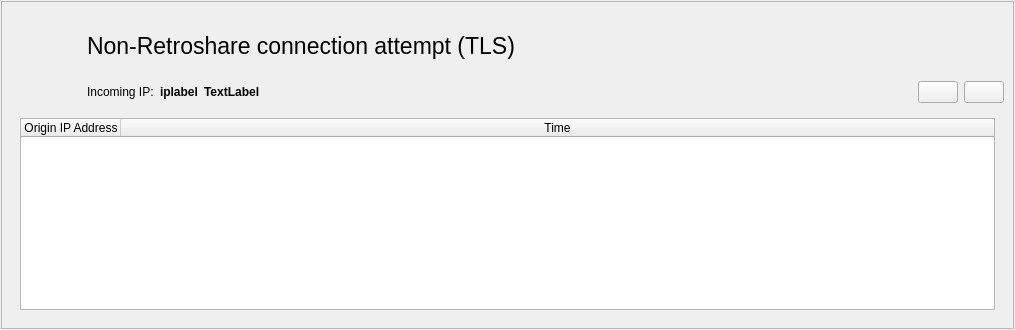
<?xml version="1.0" encoding="UTF-8"?>
<ui version="4.0">
 <class>TLSItem</class>
 <widget class="QWidget" name="TLSItem">
  <property name="geometry">
   <rect>
    <x>0</x>
    <y>0</y>
    <width>1015</width>
    <height>326</height>
   </rect>
  </property>
  <layout class="QGridLayout" name="TLSItem_GL">
   <property name="leftMargin">
    <number>1</number>
   </property>
   <property name="topMargin">
    <number>1</number>
   </property>
   <property name="rightMargin">
    <number>1</number>
   </property>
   <property name="bottomMargin">
    <number>1</number>
   </property>
   <item row="0" column="0">
    <widget class="QFrame" name="feedFrame">
     <property name="sizePolicy">
      <sizepolicy hsizetype="Expanding" vsizetype="Fixed">
       <horstretch>0</horstretch>
       <verstretch>0</verstretch>
      </sizepolicy>
     </property>
     <property name="autoFillBackground">
      <bool>true</bool>
     </property>
     <property name="frameShape">
      <enum>QFrame::StyledPanel</enum>
     </property>
     <property name="frameShadow">
      <enum>QFrame::Raised</enum>
     </property>
     <layout class="QVBoxLayout" name="verticalLayout_2">
      <item>
       <widget class="QFrame" name="header_Frame">
        <property name="sizePolicy">
         <sizepolicy hsizetype="Preferred" vsizetype="MinimumExpanding">
          <horstretch>0</horstretch>
          <verstretch>0</verstretch>
         </sizepolicy>
        </property>
        <layout class="QGridLayout" name="header_Frame_GL">
         <property name="leftMargin">
          <number>0</number>
         </property>
         <property name="topMargin">
          <number>0</number>
         </property>
         <property name="rightMargin">
          <number>0</number>
         </property>
         <property name="bottomMargin">
          <number>0</number>
         </property>
         <property name="verticalSpacing">
          <number>0</number>
         </property>
         <item row="0" column="2">
          <layout class="QHBoxLayout" name="time_HL">
           <item>
            <spacer name="horizontalSpacer">
             <property name="orientation">
              <enum>Qt::Horizontal</enum>
             </property>
             <property name="sizeHint" stdset="0">
              <size>
               <width>40</width>
               <height>20</height>
              </size>
             </property>
            </spacer>
           </item>
          </layout>
         </item>
         <item row="0" column="0">
          <widget class="QLabel" name="label">
           <property name="sizePolicy">
            <sizepolicy hsizetype="Preferred" vsizetype="Preferred">
             <horstretch>0</horstretch>
             <verstretch>0</verstretch>
            </sizepolicy>
           </property>
           <property name="minimumSize">
            <size>
             <width>70</width>
             <height>70</height>
            </size>
           </property>
           <property name="maximumSize">
            <size>
             <width>70</width>
             <height>70</height>
            </size>
           </property>
           <property name="frameShape">
            <enum>QFrame::NoFrame</enum>
           </property>
           <property name="text">
            <string notr="true"/>
           </property>
           <property name="textFormat">
            <enum>Qt::PlainText</enum>
           </property>
           <property name="pixmap">
            <pixmap resource="../icons.qrc">:/icons/security_medium_128.png</pixmap>
           </property>
           <property name="scaledContents">
            <bool>true</bool>
           </property>
           <property name="indent">
            <number>0</number>
           </property>
           <property name="textInteractionFlags">
            <set>Qt::NoTextInteraction</set>
           </property>
          </widget>
         </item>
         <item row="1" column="1" colspan="2">
          <layout class="QHBoxLayout" name="buttons_HL">
           <property name="spacing">
            <number>6</number>
           </property>
           <item>
            <widget class="QLabel" name="label_2">
             <property name="text">
              <string>Incoming IP:</string>
             </property>
            </widget>
           </item>
           <item>
            <widget class="QLabel" name="ipLabel_2">
             <property name="font">
              <font>
               <weight>75</weight>
               <bold>true</bold>
              </font>
             </property>
             <property name="text">
              <string>iplabel</string>
             </property>
            </widget>
           </item>
           <item>
            <widget class="QLabel" name="timeLabel">
             <property name="font">
              <font>
               <weight>75</weight>
               <bold>true</bold>
              </font>
             </property>
             <property name="text">
              <string notr="true">TextLabel</string>
             </property>
             <property name="alignment">
              <set>Qt::AlignLeading|Qt::AlignLeft|Qt::AlignVCenter</set>
             </property>
            </widget>
           </item>
           <item>
            <spacer name="buttons_HSpacer2">
             <property name="orientation">
              <enum>Qt::Horizontal</enum>
             </property>
             <property name="sizeHint" stdset="0">
              <size>
               <width>40</width>
               <height>20</height>
              </size>
             </property>
            </spacer>
           </item>
           <item>
            <widget class="QPushButton" name="expandButton">
             <property name="sizePolicy">
              <sizepolicy hsizetype="Fixed" vsizetype="Fixed">
               <horstretch>0</horstretch>
               <verstretch>0</verstretch>
              </sizepolicy>
             </property>
             <property name="focusPolicy">
              <enum>Qt::NoFocus</enum>
             </property>
             <property name="toolTip">
              <string>Expand</string>
             </property>
             <property name="icon">
              <iconset resource="../icons.qrc">
               <normaloff>:/icons/png/down-arrow.png</normaloff>:/icons/png/down-arrow.png</iconset>
             </property>
            </widget>
           </item>
           <item>
            <widget class="QPushButton" name="clearButton">
             <property name="sizePolicy">
              <sizepolicy hsizetype="Fixed" vsizetype="Fixed">
               <horstretch>0</horstretch>
               <verstretch>0</verstretch>
              </sizepolicy>
             </property>
             <property name="focusPolicy">
              <enum>Qt::NoFocus</enum>
             </property>
             <property name="toolTip">
              <string>Remove Item</string>
             </property>
             <property name="icon">
              <iconset resource="../icons.qrc">
               <normaloff>:/icons/png/exit2.png</normaloff>:/icons/png/exit2.png</iconset>
             </property>
            </widget>
           </item>
          </layout>
         </item>
         <item row="0" column="1">
          <layout class="QGridLayout" name="title_GL">
           <property name="horizontalSpacing">
            <number>6</number>
           </property>
           <property name="verticalSpacing">
            <number>0</number>
           </property>
           <item row="0" column="0">
            <widget class="QLabel" name="requestLabel">
             <property name="sizePolicy">
              <sizepolicy hsizetype="Preferred" vsizetype="Minimum">
               <horstretch>0</horstretch>
               <verstretch>0</verstretch>
              </sizepolicy>
             </property>
             <property name="font">
              <font>
               <pointsize>17</pointsize>
              </font>
             </property>
             <property name="toolTip">
              <string>&lt;html&gt;&lt;head/&gt;&lt;body&gt;&lt;p&gt;This item records connection attempts that are not made by Retroshare instances. Most of the time these are due to bots crawling the internet for TLS open ports. Retroshare rejects them early because they do not provide proper certificates.&lt;/p&gt;&lt;/body&gt;&lt;/html&gt;</string>
             </property>
             <property name="text">
              <string>Non-Retroshare connection attempt (TLS)</string>
             </property>
             <property name="alignment">
              <set>Qt::AlignLeading|Qt::AlignLeft|Qt::AlignVCenter</set>
             </property>
             <property name="wordWrap">
              <bool>false</bool>
             </property>
            </widget>
           </item>
          </layout>
         </item>
        </layout>
       </widget>
      </item>
      <item>
       <widget class="QFrame" name="expandFrame">
        <layout class="QVBoxLayout" name="verticalLayout">
         <item>
          <widget class="QTableWidget" name="ip_TW">
           <property name="sizePolicy">
            <sizepolicy hsizetype="Expanding" vsizetype="Expanding">
             <horstretch>0</horstretch>
             <verstretch>0</verstretch>
            </sizepolicy>
           </property>
           <property name="wordWrap">
            <bool>false</bool>
           </property>
           <attribute name="horizontalHeaderCascadingSectionResizes">
            <bool>true</bool>
           </attribute>
           <attribute name="horizontalHeaderStretchLastSection">
            <bool>true</bool>
           </attribute>
           <attribute name="verticalHeaderVisible">
            <bool>false</bool>
           </attribute>
           <attribute name="verticalHeaderHighlightSections">
            <bool>false</bool>
           </attribute>
           <column>
            <property name="text">
             <string>Origin IP Address</string>
            </property>
           </column>
           <column>
            <property name="text">
             <string>Time</string>
            </property>
           </column>
          </widget>
         </item>
        </layout>
       </widget>
      </item>
     </layout>
    </widget>
   </item>
  </layout>
  <action name="actionNew_Message">
   <property name="icon">
    <iconset>
     <normaloff>:/images/mail_send.png</normaloff>:/images/mail_send.png</iconset>
   </property>
   <property name="text">
    <string>Write Message</string>
   </property>
  </action>
 </widget>
 <resources>
  <include location="../icons.qrc"/>
 </resources>
 <connections/>
</ui>
